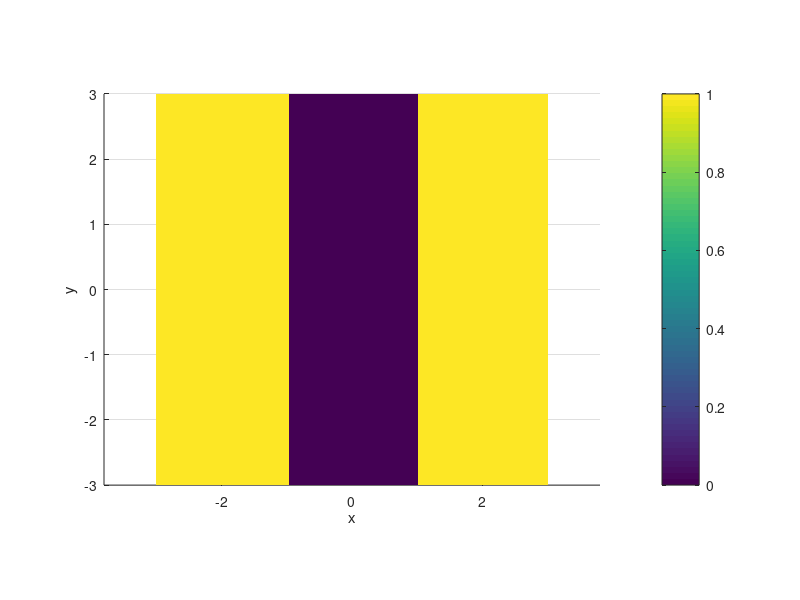

Source code (MATLAB): (Note: this script raises an error after producing the figure.)
close all;
set(0,'DefaultFigureWindowStyle','docked')
%% spatial domain
Nx = 128;
x = linspace(-3,3,Nx);
dx = mean(diff(x));
y = x;%-1:dx:1;
[xx,yy] = meshgrid(x,y);%%% x and y are flipped
Ny = length(y);

%% initial conditions
%%%smooth, gaussian IC
rho0 = exp(-hypot(xx+1,yy-1).^2/1)+exp(-hypot(xx-1,yy+1).^2/6);
%%%scratch
rho0 = double(abs(xx)>1);
figure(1);
surf(xx,yy,rho0,'edgecolor','none')
view(0, 90)
xlabel x, ylabel y
axis equal
colorbar
%% local forces
nu_mat = xx*0+0.4;

Vx = @(x,y)x*0;
Vy = @(x,y)y*0;
vloc_x = Vx(xx,yy);
vloc_y = Vy(xx,yy);

[D1x,D2x] = getDmats(x);
[D1y,D2y] = getDmats(y);
Ex = speye(Nx); Ex(1,1) = 0; Ex(end,end) = 0;
Ey = speye(Ny); Ey(1,1) = 0; Ey(end,end) = 0;
Dx = kron(D1x,Ey); Dy = kron(Ex,D1y);
Dlap = kron(Ex,D2y)+kron(D2x,Ey);
Dlap_lin = Dlap*spdiags(nu_mat(:),0,Nx*Ny);

%% growth term
fg = @(u) 0.5*u.*(2-u);
% fg = @(u) 0*u;
pows = [];
coeffs = [];
lin_growth = 0;
growthmat = ones(Ny,Nx);
growthmat(:,1) = 0; growthmat(:,end) = 0;
growthmat(1,:) = 0; growthmat(end,:) = 0;
growthmat = spdiags(growthmat(:),0,Nx*Ny,Nx*Ny);

figure(2)
uplot=linspace(min(rho0(:)),2*max(rho0(:)),100);
plot(uplot,fg(uplot)+lin_growth*uplot)

%% nonlocal forces - Morse potentials
sig1 = 0.1;
sig2 = 1;
str = 0.2;
fx = @(x,y) -str*x./max(eps,hypot(x,y)).*[exp(-hypot(x,y)/sig1)/sig1 - exp(-hypot(x,y)/sig2)/sig2];
fy = @(x,y) -str*y./max(eps,hypot(x,y)).*[exp(-hypot(x,y)/sig1)/sig1 - exp(-hypot(x,y)/sig2)/sig2];

zz_x = fliplr([x(end)-x x(1)-x(2:end)]);
zz_y = fliplr([y(end)-y y(1)-y(2:end)]);
[xxx,yyy] = meshgrid(zz_x,zz_y);
rad = hypot(xxx,yyy);
forceX = fx(xxx,yyy);
forceY = fy(xxx,yyy);

figure(4)
subplot(1,3,1)
plot(forceX(floor(end/2),:)'.*[1 0])
subplot(1,3,2)
plot(forceY(:,floor(end/2))*[1 0])
subplot(1,3,3)
imagesc(zz_x,zz_y,hypot(forceX,forceY))
axis equal
colorbar

%% set bcs

% bc='Dirichlet';
bc='Neumann';

%% sim

gap = 20;
dt = 0.001;
T = 10;
M = ceil(T/dt/gap);

t = 0:dt*gap:(M-1)*dt*gap;
rhos = zeros(Ny,Nx,M);
rho = rho0;
rhos(:,:,1) = rho;

A0 = kron(Ex,Ey) - (dt*lin_growth)*growthmat - dt*Dlap_lin;
BC_mask = sparse(Ny,Nx);
BC_mask(:,1) = 1;
BC_mask(:,end) = 1;
BC_mask(1,:) = 1;
BC_mask(end,:) = 1;
NLrad = 0; % kill flux near boundaries
nl_mask = (1-((NLrad:-1:0)/max(NLrad,eps)).^2).^2;
close all

for tt = 1:(M-1)*gap
    tic
    vx = conv2(rho,forceX,'same')*dx^2;
    vy = conv2(rho,forceY,'same')*dx^2;

    vx = vx+vloc_x;
    vy = vy+vloc_y;

    vx(:,1:NLrad+1) = vx(:,1:NLrad+1).*nl_mask;
    vx(:,end-NLrad:end) = vx(:,end-NLrad:end).*fliplr(nl_mask);
    vy(1:NLrad+1,:) = vy(1:NLrad+1,:).*nl_mask';
    vy(end-NLrad:end,:) = vy(end-NLrad:end,:).*fliplr(nl_mask)';

    if isequal(bc,'Neumann')
        BCmat_x_L = nu_mat(:,1:2)/dx.*[-1 1] + vx(:,1:2)/2;
        BCmat_x_R = nu_mat(:,end-1:end)/dx.*[-1 1] + vx(:,end-1:end)/2;
        BC_temp = sparse(Nx,Nx);
        BC_temp(1,1:2)=1;
        BC_temp(end,end-1:end)=1;
        BCmat_x = kron(BC_temp,speye(Ny));
        BCmat_x(find(BCmat_x)) = [BCmat_x_L';BCmat_x_R']';

        BCmat_y_D = nu_mat(1:2,:)/dx.*[-1;1] + vy(1:2,:)/2;
        BCmat_y_U = nu_mat(end-1:end,:)/dx.*[-1;1] + vy(end-1:end,:)/2;
        BC_temp = sparse(Ny,Ny);
        BC_temp(1,1:2)=1;
        BC_temp(end,end-1:end)=1;
        BCmat_y = kron(speye(Nx),BC_temp);
        BCmat_y(find(BCmat_y)) = [BCmat_y_D;BCmat_y_U];

        BCmat = BCmat_x+BCmat_y;
        BC_rhs = zeros(size(BCmat,1),1);

        % BC_rhs = rho.*BC_mask;

    elseif isequal(bc,'Dirichlet')
        BC_temp = sparse(Nx,Nx);
        BC_temp(1,1)=1;
        BC_temp(end,end)=1;
        BCmat_x = kron(BC_temp,speye(Ny));

        BC_temp = sparse(Ny,Ny);
        BC_temp(1,1)=1;
        BC_temp(end,end)=1;
        BCmat_y = kron(speye(Nx),BC_temp);

        BCmat = BCmat_x+BCmat_y;
        BCmat(1,1) = 1;
        BCmat(Ny,Ny) = 1;
        BCmat(end,end) = 1;
        BCmat((Nx-1)*Ny+1,(Nx-1)*Ny+1) = 1;

        % BC_rhs = interp2(xx_0,yy_0,U_obs{1}(:,:,ceil(tt/gap))',xx,yy)*(ceil(tt/gap)-tt/gap) ...
        %     + interp2(xx_0,yy_0,U_obs{1}(:,:,ceil(tt/gap)+1)',xx,yy)*(tt/gap-floor(tt/gap));
        BC_rhs = xx*0+1;
        BC_rhs = BC_rhs.*BC_mask;
        BC_rhs = BC_rhs(:);
    end

    growth_term = fg(rho(:));
    flux = Dx*spdiags(vx(:), 0, Nx*Ny, Nx*Ny)+Dy*spdiags(vy(:), 0, Nx*Ny, Nx*Ny);
    fg_t = fg(rho);
    fg_t(:,1) = 0;
    fg_t(:,end) = 0;
    fg_t(1,:) = 0;
    fg_t(end,:) = 0;
    rho(:,1) = 0;
    rho(:,end) = 0;
    rho(1,:) = 0;
    rho(end,:) = 0;
    RHS = rho(:) + dt*fg_t(:) + BC_rhs;
    A = A0 - dt*flux + BCmat;

    % rho = A\RHS;
    [rho,fl] = gmres(A,RHS,[],[],[],[],[],rho(:));
    rho = reshape(rho,Ny,Nx);
    disp([tt/M/gap toc max(rho(:))])
    if mod(tt,gap)==0 
        rhos(:,:,tt/gap+1) = rho;
 
        surf(x,y,rho,'edgecolor','none')
        view([0 90])
        colorbar
        drawnow
        % plot(y,mean(rho,2));
        % ylim([0 2*max(rho0(:))])
    end
end

%% put in WSINDy form
U_exact = {rhos};
xs = {y,x,t};
lhs = [1 0 0 1];

%% view 2D
figure(8);clf
for j=1:length(t)
    surf(x,y,U_exact{1}(:,:,j),'edgecolor','none')
    view([0 90])
    colorbar
    drawnow
    pause(0.1)
end
%% view slice
figure(8);clf
ind = 50;
for j=1:length(t)
    plot(x,U_exact{1}(ind,:,j))
    drawnow
end

function [D1,D2] = getDmats(x)
    N = length(x);
    dx = mean(diff(x));
    e = ones(N,1);     
    D1 = spdiags([-e zeros(N,1) e], -1:1, N, N);
    D2 = spdiags([e -2*e e], -1:1, N, N);
    D1(1,1:2) = 0; D2(1,1:2) = 0;
    D1(N,N-1:N) = 0; D2(N,N-1:N) = 0;
    D1 = D1/2/dx;
    D2 = D2/dx^2;
end
